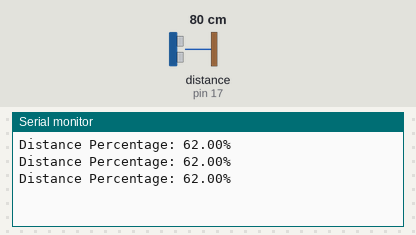
This sketch was run on a simulated Arduino Uno, built with avr-gcc and run on an emulated ATmega328P. Parts: the last lines printed to the serial monitor. Wiring (inferred from the names in the program): ultrasonic range finder: trigger pin 16; echo pin 17. Inputs (shaded band) come from the test bench; at power-on: distance to the obstacle (sensor on pin 17) 80 cm. The echo pulse lasts 58.3 µs per cm.

Above: at 1.3 s.
1.4 s: distance to the obstacle (sensor on pin 17) set to 2 cm
At 1.9 s:
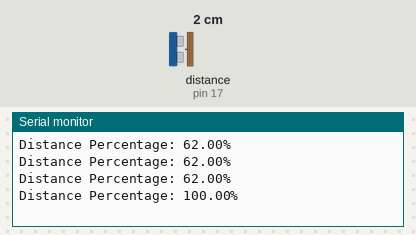
2.9 s: distance to the obstacle (sensor on pin 17) set to 9 cm
At 3.4 s:
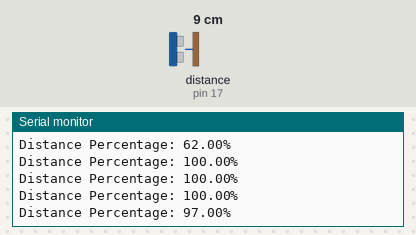
Timing chart, 0 to 5.9 s (numbered marks = the images above; inputs shaded):
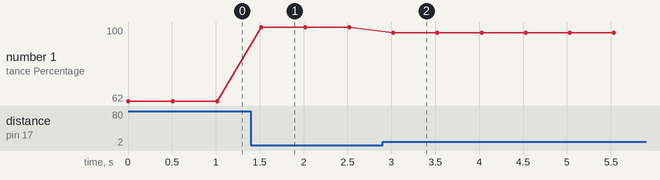

The sketch:

1_Ultrasonic-Sensor.ino
```cpp
#define TRIG_PIN 16
#define ECHO_PIN 17

#define MIN_DISTANCE 2   // Closest distance (100%)
#define MAX_DISTANCE 200 // Farthest distance (0%)

void setup() {
    Serial.begin(115200);
    pinMode(TRIG_PIN, OUTPUT);
    pinMode(ECHO_PIN, INPUT);
}

void loop() {
    float percentage = measureFreeSpace(TRIG_PIN, ECHO_PIN);

    Serial.print("Distance Percentage: ");
    Serial.print(percentage);
    Serial.println("%");

    delay(500);
}

float measureFreeSpace(int trigPin, int echoPin)
{
    long duration;
    float distance_cm, freeSpacePercent;

    digitalWrite(trigPin, LOW);
    delayMicroseconds(2);
    digitalWrite(trigPin, HIGH);
    delayMicroseconds(10);
    digitalWrite(trigPin, LOW);

    duration = pulseIn(echoPin, HIGH, 30000);

    if (duration == 0) {
        return 0; // Return 0 if no echo is received
    }

    distance_cm = (duration * 0.0343) / 2;

    if (distance_cm < MIN_DISTANCE) {
        return 100; // Return 100% if object is too close
    } else if (distance_cm > MAX_DISTANCE) {
        return 0; // Return 0% if object is out of range
    }

    freeSpacePercent = map(distance_cm, MIN_DISTANCE, MAX_DISTANCE, 100, 0);
    return constrain(freeSpacePercent, 0, 100);
}
```

Measured:
- after the input at 1.4 s, the serial monitor: prints a new line after 0.12 s (image 1)
- after the input at 2.9 s, the serial monitor: prints a new line after 0.12 s (image 2)
- plotted number 1: 62 → 100 after the input at 1.4 s, 100 → 97 after the input at 2.9 s
